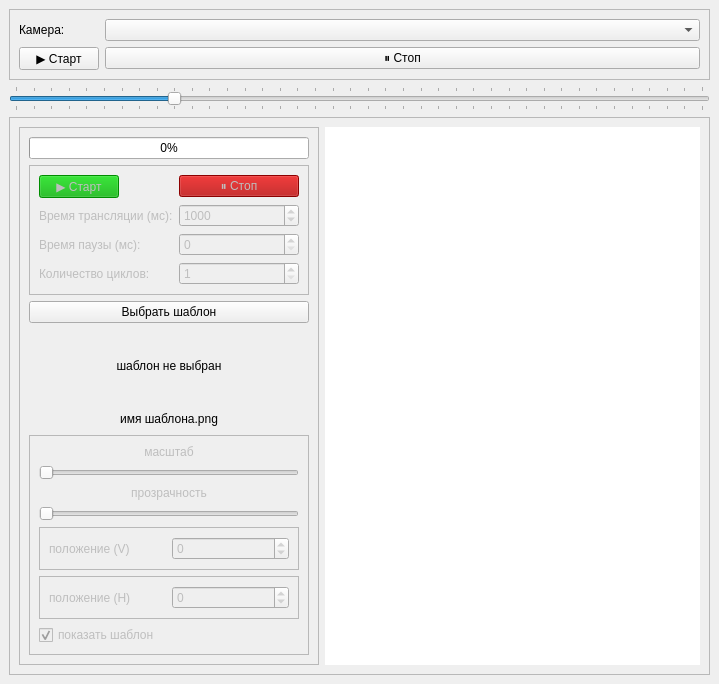
<?xml version="1.0" encoding="UTF-8"?>
<ui version="4.0">
 <class>MainWindow</class>
 <widget class="QMainWindow" name="MainWindow">
  <property name="geometry">
   <rect>
    <x>0</x>
    <y>0</y>
    <width>719</width>
    <height>684</height>
   </rect>
  </property>
  <property name="windowTitle">
   <string>MainWindow</string>
  </property>
  <widget class="QWidget" name="centralwidget">
   <layout class="QVBoxLayout" name="verticalLayout_2">
    <item>
     <widget class="QFrame" name="frame">
      <property name="maximumSize">
       <size>
        <width>16777215</width>
        <height>300</height>
       </size>
      </property>
      <property name="frameShape">
       <enum>QFrame::Shape::StyledPanel</enum>
      </property>
      <property name="frameShadow">
       <enum>QFrame::Shadow::Raised</enum>
      </property>
      <layout class="QFormLayout" name="formLayout">
       <item row="0" column="1">
        <widget class="QComboBox" name="comboBox"/>
       </item>
       <item row="1" column="0">
        <widget class="QPushButton" name="pB_startCamera">
         <property name="text">
          <string>▶ Старт</string>
         </property>
        </widget>
       </item>
       <item row="1" column="1">
        <widget class="QPushButton" name="pB_stopCamera">
         <property name="text">
          <string>⏸ Стоп</string>
         </property>
        </widget>
       </item>
       <item row="0" column="0">
        <widget class="QLabel" name="label">
         <property name="text">
          <string>Камера:</string>
         </property>
        </widget>
       </item>
      </layout>
     </widget>
    </item>
    <item>
     <widget class="QSlider" name="horizontalSlider">
      <property name="minimum">
       <number>10</number>
      </property>
      <property name="maximum">
       <number>400</number>
      </property>
      <property name="singleStep">
       <number>5</number>
      </property>
      <property name="pageStep">
       <number>5</number>
      </property>
      <property name="sliderPosition">
       <number>100</number>
      </property>
      <property name="orientation">
       <enum>Qt::Orientation::Horizontal</enum>
      </property>
      <property name="tickPosition">
       <enum>QSlider::TickPosition::TicksBothSides</enum>
      </property>
      <property name="tickInterval">
       <number>10</number>
      </property>
     </widget>
    </item>
    <item>
     <widget class="QFrame" name="frame_2">
      <property name="frameShape">
       <enum>QFrame::Shape::StyledPanel</enum>
      </property>
      <property name="frameShadow">
       <enum>QFrame::Shadow::Raised</enum>
      </property>
      <layout class="QHBoxLayout" name="horizontalLayout">
       <item>
        <widget class="QFrame" name="frame_4">
         <property name="maximumSize">
          <size>
           <width>300</width>
           <height>16777215</height>
          </size>
         </property>
         <property name="frameShape">
          <enum>QFrame::Shape::StyledPanel</enum>
         </property>
         <property name="frameShadow">
          <enum>QFrame::Shadow::Raised</enum>
         </property>
         <layout class="QVBoxLayout" name="verticalLayout">
          <item>
           <widget class="QProgressBar" name="progressBar">
            <property name="minimumSize">
             <size>
              <width>0</width>
              <height>0</height>
             </size>
            </property>
            <property name="value">
             <number>0</number>
            </property>
            <property name="textVisible">
             <bool>true</bool>
            </property>
            <property name="textDirection">
             <enum>QProgressBar::Direction::TopToBottom</enum>
            </property>
           </widget>
          </item>
          <item>
           <widget class="QFrame" name="frame_5">
            <property name="enabled">
             <bool>false</bool>
            </property>
            <property name="frameShape">
             <enum>QFrame::Shape::StyledPanel</enum>
            </property>
            <property name="frameShadow">
             <enum>QFrame::Shadow::Raised</enum>
            </property>
            <layout class="QFormLayout" name="formLayout_2">
             <item row="1" column="0">
              <widget class="QLabel" name="label_4">
               <property name="text">
                <string>Время трансляции (мс):</string>
               </property>
              </widget>
             </item>
             <item row="2" column="0">
              <widget class="QLabel" name="label_5">
               <property name="text">
                <string>Время паузы (мс):</string>
               </property>
              </widget>
             </item>
             <item row="3" column="0">
              <widget class="QLabel" name="label_6">
               <property name="text">
                <string>Количество циклов:</string>
               </property>
              </widget>
             </item>
             <item row="1" column="1">
              <widget class="QSpinBox" name="spinBox_2">
               <property name="minimum">
                <number>1</number>
               </property>
               <property name="maximum">
                <number>100000</number>
               </property>
               <property name="value">
                <number>1000</number>
               </property>
              </widget>
             </item>
             <item row="2" column="1">
              <widget class="QSpinBox" name="spinBox_3">
               <property name="minimum">
                <number>0</number>
               </property>
               <property name="maximum">
                <number>100000</number>
               </property>
               <property name="value">
                <number>0</number>
               </property>
              </widget>
             </item>
             <item row="3" column="1">
              <widget class="QSpinBox" name="spinBox_4">
               <property name="minimum">
                <number>1</number>
               </property>
               <property name="maximum">
                <number>100</number>
               </property>
               <property name="value">
                <number>1</number>
               </property>
              </widget>
             </item>
             <item row="0" column="0">
              <widget class="QPushButton" name="pushButton_2">
               <property name="palette">
                <palette>
                 <active>
                  <colorrole role="WindowText">
                   <brush brushstyle="SolidPattern">
                    <color alpha="255">
                     <red>0</red>
                     <green>0</green>
                     <blue>0</blue>
                    </color>
                   </brush>
                  </colorrole>
                  <colorrole role="Button">
                   <brush brushstyle="SolidPattern">
                    <color alpha="255">
                     <red>0</red>
                     <green>170</green>
                     <blue>0</blue>
                    </color>
                   </brush>
                  </colorrole>
                  <colorrole role="Light">
                   <brush brushstyle="SolidPattern">
                    <color alpha="255">
                     <red>0</red>
                     <green>255</green>
                     <blue>0</blue>
                    </color>
                   </brush>
                  </colorrole>
                  <colorrole role="Midlight">
                   <brush brushstyle="SolidPattern">
                    <color alpha="255">
                     <red>0</red>
                     <green>212</green>
                     <blue>0</blue>
                    </color>
                   </brush>
                  </colorrole>
                  <colorrole role="Dark">
                   <brush brushstyle="SolidPattern">
                    <color alpha="255">
                     <red>0</red>
                     <green>85</green>
                     <blue>0</blue>
                    </color>
                   </brush>
                  </colorrole>
                  <colorrole role="Mid">
                   <brush brushstyle="SolidPattern">
                    <color alpha="255">
                     <red>0</red>
                     <green>113</green>
                     <blue>0</blue>
                    </color>
                   </brush>
                  </colorrole>
                  <colorrole role="BrightText">
                   <brush brushstyle="SolidPattern">
                    <color alpha="255">
                     <red>255</red>
                     <green>255</green>
                     <blue>255</blue>
                    </color>
                   </brush>
                  </colorrole>
                  <colorrole role="Base">
                   <brush brushstyle="SolidPattern">
                    <color alpha="255">
                     <red>255</red>
                     <green>255</green>
                     <blue>255</blue>
                    </color>
                   </brush>
                  </colorrole>
                  <colorrole role="Window">
                   <brush brushstyle="SolidPattern">
                    <color alpha="255">
                     <red>0</red>
                     <green>170</green>
                     <blue>0</blue>
                    </color>
                   </brush>
                  </colorrole>
                  <colorrole role="Shadow">
                   <brush brushstyle="SolidPattern">
                    <color alpha="255">
                     <red>0</red>
                     <green>0</green>
                     <blue>0</blue>
                    </color>
                   </brush>
                  </colorrole>
                  <colorrole role="AlternateBase">
                   <brush brushstyle="SolidPattern">
                    <color alpha="255">
                     <red>127</red>
                     <green>212</green>
                     <blue>127</blue>
                    </color>
                   </brush>
                  </colorrole>
                  <colorrole role="ToolTipBase">
                   <brush brushstyle="SolidPattern">
                    <color alpha="255">
                     <red>255</red>
                     <green>255</green>
                     <blue>220</blue>
                    </color>
                   </brush>
                  </colorrole>
                  <colorrole role="ToolTipText">
                   <brush brushstyle="SolidPattern">
                    <color alpha="255">
                     <red>0</red>
                     <green>0</green>
                     <blue>0</blue>
                    </color>
                   </brush>
                  </colorrole>
                  <colorrole role="PlaceholderText">
                   <brush brushstyle="SolidPattern">
                    <color alpha="127">
                     <red>0</red>
                     <green>0</green>
                     <blue>0</blue>
                    </color>
                   </brush>
                  </colorrole>
                  <colorrole role="Accent">
                   <brush brushstyle="SolidPattern">
                    <color alpha="255">
                     <red>255</red>
                     <green>255</green>
                     <blue>255</blue>
                    </color>
                   </brush>
                  </colorrole>
                 </active>
                 <inactive>
                  <colorrole role="WindowText">
                   <brush brushstyle="SolidPattern">
                    <color alpha="255">
                     <red>0</red>
                     <green>0</green>
                     <blue>0</blue>
                    </color>
                   </brush>
                  </colorrole>
                  <colorrole role="Button">
                   <brush brushstyle="SolidPattern">
                    <color alpha="255">
                     <red>0</red>
                     <green>170</green>
                     <blue>0</blue>
                    </color>
                   </brush>
                  </colorrole>
                  <colorrole role="Light">
                   <brush brushstyle="SolidPattern">
                    <color alpha="255">
                     <red>0</red>
                     <green>255</green>
                     <blue>0</blue>
                    </color>
                   </brush>
                  </colorrole>
                  <colorrole role="Midlight">
                   <brush brushstyle="SolidPattern">
                    <color alpha="255">
                     <red>0</red>
                     <green>212</green>
                     <blue>0</blue>
                    </color>
                   </brush>
                  </colorrole>
                  <colorrole role="Dark">
                   <brush brushstyle="SolidPattern">
                    <color alpha="255">
                     <red>0</red>
                     <green>85</green>
                     <blue>0</blue>
                    </color>
                   </brush>
                  </colorrole>
                  <colorrole role="Mid">
                   <brush brushstyle="SolidPattern">
                    <color alpha="255">
                     <red>0</red>
                     <green>113</green>
                     <blue>0</blue>
                    </color>
                   </brush>
                  </colorrole>
                  <colorrole role="BrightText">
                   <brush brushstyle="SolidPattern">
                    <color alpha="255">
                     <red>255</red>
                     <green>255</green>
                     <blue>255</blue>
                    </color>
                   </brush>
                  </colorrole>
                  <colorrole role="Base">
                   <brush brushstyle="SolidPattern">
                    <color alpha="255">
                     <red>255</red>
                     <green>255</green>
                     <blue>255</blue>
                    </color>
                   </brush>
                  </colorrole>
                  <colorrole role="Window">
                   <brush brushstyle="SolidPattern">
                    <color alpha="255">
                     <red>0</red>
                     <green>170</green>
                     <blue>0</blue>
                    </color>
                   </brush>
                  </colorrole>
                  <colorrole role="Shadow">
                   <brush brushstyle="SolidPattern">
                    <color alpha="255">
                     <red>0</red>
                     <green>0</green>
                     <blue>0</blue>
                    </color>
                   </brush>
                  </colorrole>
                  <colorrole role="AlternateBase">
                   <brush brushstyle="SolidPattern">
                    <color alpha="255">
                     <red>127</red>
                     <green>212</green>
                     <blue>127</blue>
                    </color>
                   </brush>
                  </colorrole>
                  <colorrole role="ToolTipBase">
                   <brush brushstyle="SolidPattern">
                    <color alpha="255">
                     <red>255</red>
                     <green>255</green>
                     <blue>220</blue>
                    </color>
                   </brush>
                  </colorrole>
                  <colorrole role="ToolTipText">
                   <brush brushstyle="SolidPattern">
                    <color alpha="255">
                     <red>0</red>
                     <green>0</green>
                     <blue>0</blue>
                    </color>
                   </brush>
                  </colorrole>
                  <colorrole role="PlaceholderText">
                   <brush brushstyle="SolidPattern">
                    <color alpha="127">
                     <red>0</red>
                     <green>0</green>
                     <blue>0</blue>
                    </color>
                   </brush>
                  </colorrole>
                  <colorrole role="Accent">
                   <brush brushstyle="SolidPattern">
                    <color alpha="255">
                     <red>255</red>
                     <green>255</green>
                     <blue>255</blue>
                    </color>
                   </brush>
                  </colorrole>
                 </inactive>
                 <disabled>
                  <colorrole role="WindowText">
                   <brush brushstyle="SolidPattern">
                    <color alpha="255">
                     <red>0</red>
                     <green>85</green>
                     <blue>0</blue>
                    </color>
                   </brush>
                  </colorrole>
                  <colorrole role="Button">
                   <brush brushstyle="SolidPattern">
                    <color alpha="255">
                     <red>0</red>
                     <green>170</green>
                     <blue>0</blue>
                    </color>
                   </brush>
                  </colorrole>
                  <colorrole role="Light">
                   <brush brushstyle="SolidPattern">
                    <color alpha="255">
                     <red>0</red>
                     <green>255</green>
                     <blue>0</blue>
                    </color>
                   </brush>
                  </colorrole>
                  <colorrole role="Midlight">
                   <brush brushstyle="SolidPattern">
                    <color alpha="255">
                     <red>0</red>
                     <green>212</green>
                     <blue>0</blue>
                    </color>
                   </brush>
                  </colorrole>
                  <colorrole role="Dark">
                   <brush brushstyle="SolidPattern">
                    <color alpha="255">
                     <red>0</red>
                     <green>85</green>
                     <blue>0</blue>
                    </color>
                   </brush>
                  </colorrole>
                  <colorrole role="Mid">
                   <brush brushstyle="SolidPattern">
                    <color alpha="255">
                     <red>0</red>
                     <green>113</green>
                     <blue>0</blue>
                    </color>
                   </brush>
                  </colorrole>
                  <colorrole role="BrightText">
                   <brush brushstyle="SolidPattern">
                    <color alpha="255">
                     <red>255</red>
                     <green>255</green>
                     <blue>255</blue>
                    </color>
                   </brush>
                  </colorrole>
                  <colorrole role="Base">
                   <brush brushstyle="SolidPattern">
                    <color alpha="255">
                     <red>0</red>
                     <green>170</green>
                     <blue>0</blue>
                    </color>
                   </brush>
                  </colorrole>
                  <colorrole role="Window">
                   <brush brushstyle="SolidPattern">
                    <color alpha="255">
                     <red>0</red>
                     <green>170</green>
                     <blue>0</blue>
                    </color>
                   </brush>
                  </colorrole>
                  <colorrole role="Shadow">
                   <brush brushstyle="SolidPattern">
                    <color alpha="255">
                     <red>0</red>
                     <green>0</green>
                     <blue>0</blue>
                    </color>
                   </brush>
                  </colorrole>
                  <colorrole role="AlternateBase">
                   <brush brushstyle="SolidPattern">
                    <color alpha="255">
                     <red>0</red>
                     <green>170</green>
                     <blue>0</blue>
                    </color>
                   </brush>
                  </colorrole>
                  <colorrole role="ToolTipBase">
                   <brush brushstyle="SolidPattern">
                    <color alpha="255">
                     <red>255</red>
                     <green>255</green>
                     <blue>220</blue>
                    </color>
                   </brush>
                  </colorrole>
                  <colorrole role="ToolTipText">
                   <brush brushstyle="SolidPattern">
                    <color alpha="255">
                     <red>0</red>
                     <green>0</green>
                     <blue>0</blue>
                    </color>
                   </brush>
                  </colorrole>
                  <colorrole role="PlaceholderText">
                   <brush brushstyle="SolidPattern">
                    <color alpha="127">
                     <red>0</red>
                     <green>85</green>
                     <blue>0</blue>
                    </color>
                   </brush>
                  </colorrole>
                  <colorrole role="Accent">
                   <brush brushstyle="SolidPattern">
                    <color alpha="255">
                     <red>0</red>
                     <green>221</green>
                     <blue>0</blue>
                    </color>
                   </brush>
                  </colorrole>
                 </disabled>
                </palette>
               </property>
               <property name="text">
                <string>▶ Старт</string>
               </property>
               <property name="autoDefault">
                <bool>false</bool>
               </property>
               <property name="default">
                <bool>false</bool>
               </property>
               <property name="flat">
                <bool>false</bool>
               </property>
              </widget>
             </item>
             <item row="0" column="1">
              <widget class="QPushButton" name="pushButton_3">
               <property name="palette">
                <palette>
                 <active>
                  <colorrole role="WindowText">
                   <brush brushstyle="SolidPattern">
                    <color alpha="255">
                     <red>0</red>
                     <green>0</green>
                     <blue>0</blue>
                    </color>
                   </brush>
                  </colorrole>
                  <colorrole role="Button">
                   <brush brushstyle="SolidPattern">
                    <color alpha="255">
                     <red>170</red>
                     <green>0</green>
                     <blue>0</blue>
                    </color>
                   </brush>
                  </colorrole>
                  <colorrole role="Light">
                   <brush brushstyle="SolidPattern">
                    <color alpha="255">
                     <red>255</red>
                     <green>0</green>
                     <blue>0</blue>
                    </color>
                   </brush>
                  </colorrole>
                  <colorrole role="Midlight">
                   <brush brushstyle="SolidPattern">
                    <color alpha="255">
                     <red>212</red>
                     <green>0</green>
                     <blue>0</blue>
                    </color>
                   </brush>
                  </colorrole>
                  <colorrole role="Dark">
                   <brush brushstyle="SolidPattern">
                    <color alpha="255">
                     <red>85</red>
                     <green>0</green>
                     <blue>0</blue>
                    </color>
                   </brush>
                  </colorrole>
                  <colorrole role="Mid">
                   <brush brushstyle="SolidPattern">
                    <color alpha="255">
                     <red>113</red>
                     <green>0</green>
                     <blue>0</blue>
                    </color>
                   </brush>
                  </colorrole>
                  <colorrole role="BrightText">
                   <brush brushstyle="SolidPattern">
                    <color alpha="255">
                     <red>255</red>
                     <green>255</green>
                     <blue>255</blue>
                    </color>
                   </brush>
                  </colorrole>
                  <colorrole role="Base">
                   <brush brushstyle="SolidPattern">
                    <color alpha="255">
                     <red>255</red>
                     <green>255</green>
                     <blue>255</blue>
                    </color>
                   </brush>
                  </colorrole>
                  <colorrole role="Window">
                   <brush brushstyle="SolidPattern">
                    <color alpha="255">
                     <red>170</red>
                     <green>0</green>
                     <blue>0</blue>
                    </color>
                   </brush>
                  </colorrole>
                  <colorrole role="Shadow">
                   <brush brushstyle="SolidPattern">
                    <color alpha="255">
                     <red>0</red>
                     <green>0</green>
                     <blue>0</blue>
                    </color>
                   </brush>
                  </colorrole>
                  <colorrole role="AlternateBase">
                   <brush brushstyle="SolidPattern">
                    <color alpha="255">
                     <red>212</red>
                     <green>127</green>
                     <blue>127</blue>
                    </color>
                   </brush>
                  </colorrole>
                  <colorrole role="ToolTipBase">
                   <brush brushstyle="SolidPattern">
                    <color alpha="255">
                     <red>255</red>
                     <green>255</green>
                     <blue>220</blue>
                    </color>
                   </brush>
                  </colorrole>
                  <colorrole role="ToolTipText">
                   <brush brushstyle="SolidPattern">
                    <color alpha="255">
                     <red>0</red>
                     <green>0</green>
                     <blue>0</blue>
                    </color>
                   </brush>
                  </colorrole>
                  <colorrole role="PlaceholderText">
                   <brush brushstyle="SolidPattern">
                    <color alpha="127">
                     <red>0</red>
                     <green>0</green>
                     <blue>0</blue>
                    </color>
                   </brush>
                  </colorrole>
                  <colorrole role="Accent">
                   <brush brushstyle="SolidPattern">
                    <color alpha="255">
                     <red>255</red>
                     <green>255</green>
                     <blue>255</blue>
                    </color>
                   </brush>
                  </colorrole>
                 </active>
                 <inactive>
                  <colorrole role="WindowText">
                   <brush brushstyle="SolidPattern">
                    <color alpha="255">
                     <red>0</red>
                     <green>0</green>
                     <blue>0</blue>
                    </color>
                   </brush>
                  </colorrole>
                  <colorrole role="Button">
                   <brush brushstyle="SolidPattern">
                    <color alpha="255">
                     <red>170</red>
                     <green>0</green>
                     <blue>0</blue>
                    </color>
                   </brush>
                  </colorrole>
                  <colorrole role="Light">
                   <brush brushstyle="SolidPattern">
                    <color alpha="255">
                     <red>255</red>
                     <green>0</green>
                     <blue>0</blue>
                    </color>
                   </brush>
                  </colorrole>
                  <colorrole role="Midlight">
                   <brush brushstyle="SolidPattern">
                    <color alpha="255">
                     <red>212</red>
                     <green>0</green>
                     <blue>0</blue>
                    </color>
                   </brush>
                  </colorrole>
                  <colorrole role="Dark">
                   <brush brushstyle="SolidPattern">
                    <color alpha="255">
                     <red>85</red>
                     <green>0</green>
                     <blue>0</blue>
                    </color>
                   </brush>
                  </colorrole>
                  <colorrole role="Mid">
                   <brush brushstyle="SolidPattern">
                    <color alpha="255">
                     <red>113</red>
                     <green>0</green>
                     <blue>0</blue>
                    </color>
                   </brush>
                  </colorrole>
                  <colorrole role="BrightText">
                   <brush brushstyle="SolidPattern">
                    <color alpha="255">
                     <red>255</red>
                     <green>255</green>
                     <blue>255</blue>
                    </color>
                   </brush>
                  </colorrole>
                  <colorrole role="Base">
                   <brush brushstyle="SolidPattern">
                    <color alpha="255">
                     <red>255</red>
                     <green>255</green>
                     <blue>255</blue>
                    </color>
                   </brush>
                  </colorrole>
                  <colorrole role="Window">
                   <brush brushstyle="SolidPattern">
                    <color alpha="255">
                     <red>170</red>
                     <green>0</green>
                     <blue>0</blue>
                    </color>
                   </brush>
                  </colorrole>
                  <colorrole role="Shadow">
                   <brush brushstyle="SolidPattern">
                    <color alpha="255">
                     <red>0</red>
                     <green>0</green>
                     <blue>0</blue>
                    </color>
                   </brush>
                  </colorrole>
                  <colorrole role="AlternateBase">
                   <brush brushstyle="SolidPattern">
                    <color alpha="255">
                     <red>212</red>
                     <green>127</green>
                     <blue>127</blue>
                    </color>
                   </brush>
                  </colorrole>
                  <colorrole role="ToolTipBase">
                   <brush brushstyle="SolidPattern">
                    <color alpha="255">
                     <red>255</red>
                     <green>255</green>
                     <blue>220</blue>
                    </color>
                   </brush>
                  </colorrole>
                  <colorrole role="ToolTipText">
                   <brush brushstyle="SolidPattern">
                    <color alpha="255">
                     <red>0</red>
                     <green>0</green>
                     <blue>0</blue>
                    </color>
                   </brush>
                  </colorrole>
                  <colorrole role="PlaceholderText">
                   <brush brushstyle="SolidPattern">
                    <color alpha="127">
                     <red>0</red>
                     <green>0</green>
                     <blue>0</blue>
                    </color>
                   </brush>
                  </colorrole>
                  <colorrole role="Accent">
                   <brush brushstyle="SolidPattern">
                    <color alpha="255">
                     <red>255</red>
                     <green>255</green>
                     <blue>255</blue>
                    </color>
                   </brush>
                  </colorrole>
                 </inactive>
                 <disabled>
                  <colorrole role="WindowText">
                   <brush brushstyle="SolidPattern">
                    <color alpha="255">
                     <red>85</red>
                     <green>0</green>
                     <blue>0</blue>
                    </color>
                   </brush>
                  </colorrole>
                  <colorrole role="Button">
                   <brush brushstyle="SolidPattern">
                    <color alpha="255">
                     <red>170</red>
                     <green>0</green>
                     <blue>0</blue>
                    </color>
                   </brush>
                  </colorrole>
                  <colorrole role="Light">
                   <brush brushstyle="SolidPattern">
                    <color alpha="255">
                     <red>255</red>
                     <green>0</green>
                     <blue>0</blue>
                    </color>
                   </brush>
                  </colorrole>
                  <colorrole role="Midlight">
                   <brush brushstyle="SolidPattern">
                    <color alpha="255">
                     <red>212</red>
                     <green>0</green>
                     <blue>0</blue>
                    </color>
                   </brush>
                  </colorrole>
                  <colorrole role="Dark">
                   <brush brushstyle="SolidPattern">
                    <color alpha="255">
                     <red>85</red>
                     <green>0</green>
                     <blue>0</blue>
                    </color>
                   </brush>
                  </colorrole>
                  <colorrole role="Mid">
                   <brush brushstyle="SolidPattern">
                    <color alpha="255">
                     <red>113</red>
                     <green>0</green>
                     <blue>0</blue>
                    </color>
                   </brush>
                  </colorrole>
                  <colorrole role="BrightText">
                   <brush brushstyle="SolidPattern">
                    <color alpha="255">
                     <red>255</red>
                     <green>255</green>
                     <blue>255</blue>
                    </color>
                   </brush>
                  </colorrole>
                  <colorrole role="Base">
                   <brush brushstyle="SolidPattern">
                    <color alpha="255">
                     <red>170</red>
                     <green>0</green>
                     <blue>0</blue>
                    </color>
                   </brush>
                  </colorrole>
                  <colorrole role="Window">
                   <brush brushstyle="SolidPattern">
                    <color alpha="255">
                     <red>170</red>
                     <green>0</green>
                     <blue>0</blue>
                    </color>
                   </brush>
                  </colorrole>
                  <colorrole role="Shadow">
                   <brush brushstyle="SolidPattern">
                    <color alpha="255">
                     <red>0</red>
                     <green>0</green>
                     <blue>0</blue>
                    </color>
                   </brush>
                  </colorrole>
                  <colorrole role="AlternateBase">
                   <brush brushstyle="SolidPattern">
                    <color alpha="255">
                     <red>170</red>
                     <green>0</green>
                     <blue>0</blue>
                    </color>
                   </brush>
                  </colorrole>
                  <colorrole role="ToolTipBase">
                   <brush brushstyle="SolidPattern">
                    <color alpha="255">
                     <red>255</red>
                     <green>255</green>
                     <blue>220</blue>
                    </color>
                   </brush>
                  </colorrole>
                  <colorrole role="ToolTipText">
                   <brush brushstyle="SolidPattern">
                    <color alpha="255">
                     <red>0</red>
                     <green>0</green>
                     <blue>0</blue>
                    </color>
                   </brush>
                  </colorrole>
                  <colorrole role="PlaceholderText">
                   <brush brushstyle="SolidPattern">
                    <color alpha="127">
                     <red>85</red>
                     <green>0</green>
                     <blue>0</blue>
                    </color>
                   </brush>
                  </colorrole>
                  <colorrole role="Accent">
                   <brush brushstyle="SolidPattern">
                    <color alpha="255">
                     <red>221</red>
                     <green>0</green>
                     <blue>0</blue>
                    </color>
                   </brush>
                  </colorrole>
                 </disabled>
                </palette>
               </property>
               <property name="text">
                <string>⏸ Стоп</string>
               </property>
              </widget>
             </item>
            </layout>
           </widget>
          </item>
          <item>
           <widget class="QPushButton" name="pushButton">
            <property name="text">
             <string>Выбрать шаблон</string>
            </property>
           </widget>
          </item>
          <item>
           <widget class="QLabel" name="label_2">
            <property name="text">
             <string>шаблон не выбран</string>
            </property>
            <property name="alignment">
             <set>Qt::AlignmentFlag::AlignCenter</set>
            </property>
           </widget>
          </item>
          <item>
           <widget class="QLabel" name="label_3">
            <property name="maximumSize">
             <size>
              <width>16777215</width>
              <height>20</height>
             </size>
            </property>
            <property name="text">
             <string>имя шаблона.png</string>
            </property>
            <property name="alignment">
             <set>Qt::AlignmentFlag::AlignCenter</set>
            </property>
           </widget>
          </item>
          <item>
           <widget class="QFrame" name="frame_3">
            <property name="enabled">
             <bool>false</bool>
            </property>
            <property name="frameShape">
             <enum>QFrame::Shape::StyledPanel</enum>
            </property>
            <property name="frameShadow">
             <enum>QFrame::Shadow::Raised</enum>
            </property>
            <layout class="QVBoxLayout" name="verticalLayout_4">
             <item>
              <widget class="QLabel" name="label_7">
               <property name="text">
                <string>масштаб</string>
               </property>
               <property name="alignment">
                <set>Qt::AlignmentFlag::AlignCenter</set>
               </property>
              </widget>
             </item>
             <item>
              <widget class="QSlider" name="horizontalSlider_2">
               <property name="minimum">
                <number>40</number>
               </property>
               <property name="maximum">
                <number>300</number>
               </property>
               <property name="orientation">
                <enum>Qt::Orientation::Horizontal</enum>
               </property>
              </widget>
             </item>
             <item>
              <widget class="QLabel" name="label_8">
               <property name="text">
                <string>прозрачность</string>
               </property>
               <property name="alignment">
                <set>Qt::AlignmentFlag::AlignCenter</set>
               </property>
              </widget>
             </item>
             <item>
              <widget class="QSlider" name="horizontalSlider_3">
               <property name="maximum">
                <number>100</number>
               </property>
               <property name="orientation">
                <enum>Qt::Orientation::Horizontal</enum>
               </property>
              </widget>
             </item>
             <item>
              <widget class="QFrame" name="frame_6">
               <property name="frameShape">
                <enum>QFrame::Shape::StyledPanel</enum>
               </property>
               <property name="frameShadow">
                <enum>QFrame::Shadow::Raised</enum>
               </property>
               <layout class="QHBoxLayout" name="horizontalLayout_2">
                <item>
                 <widget class="QLabel" name="label_9">
                  <property name="text">
                   <string>положение (V)</string>
                  </property>
                 </widget>
                </item>
                <item>
                 <widget class="QSpinBox" name="spinBox">
                  <property name="minimum">
                   <number>-2000</number>
                  </property>
                  <property name="maximum">
                   <number>2000</number>
                  </property>
                 </widget>
                </item>
               </layout>
              </widget>
             </item>
             <item>
              <widget class="QFrame" name="frame_7">
               <property name="frameShape">
                <enum>QFrame::Shape::StyledPanel</enum>
               </property>
               <property name="frameShadow">
                <enum>QFrame::Shadow::Raised</enum>
               </property>
               <layout class="QHBoxLayout" name="horizontalLayout_3">
                <item>
                 <widget class="QLabel" name="label_10">
                  <property name="text">
                   <string>положение (H)</string>
                  </property>
                 </widget>
                </item>
                <item>
                 <widget class="QSpinBox" name="spinBox_5">
                  <property name="minimum">
                   <number>-2000</number>
                  </property>
                  <property name="maximum">
                   <number>2000</number>
                  </property>
                 </widget>
                </item>
               </layout>
              </widget>
             </item>
             <item>
              <widget class="QCheckBox" name="checkBox">
               <property name="layoutDirection">
                <enum>Qt::LayoutDirection::LeftToRight</enum>
               </property>
               <property name="text">
                <string>показать шаблон</string>
               </property>
               <property name="checked">
                <bool>true</bool>
               </property>
              </widget>
             </item>
            </layout>
           </widget>
          </item>
         </layout>
        </widget>
       </item>
       <item>
        <widget class="QGraphicsView" name="graphicsView">
         <property name="frameShape">
          <enum>QFrame::Shape::NoFrame</enum>
         </property>
        </widget>
       </item>
      </layout>
     </widget>
    </item>
   </layout>
  </widget>
 </widget>
 <resources/>
 <connections/>
</ui>
